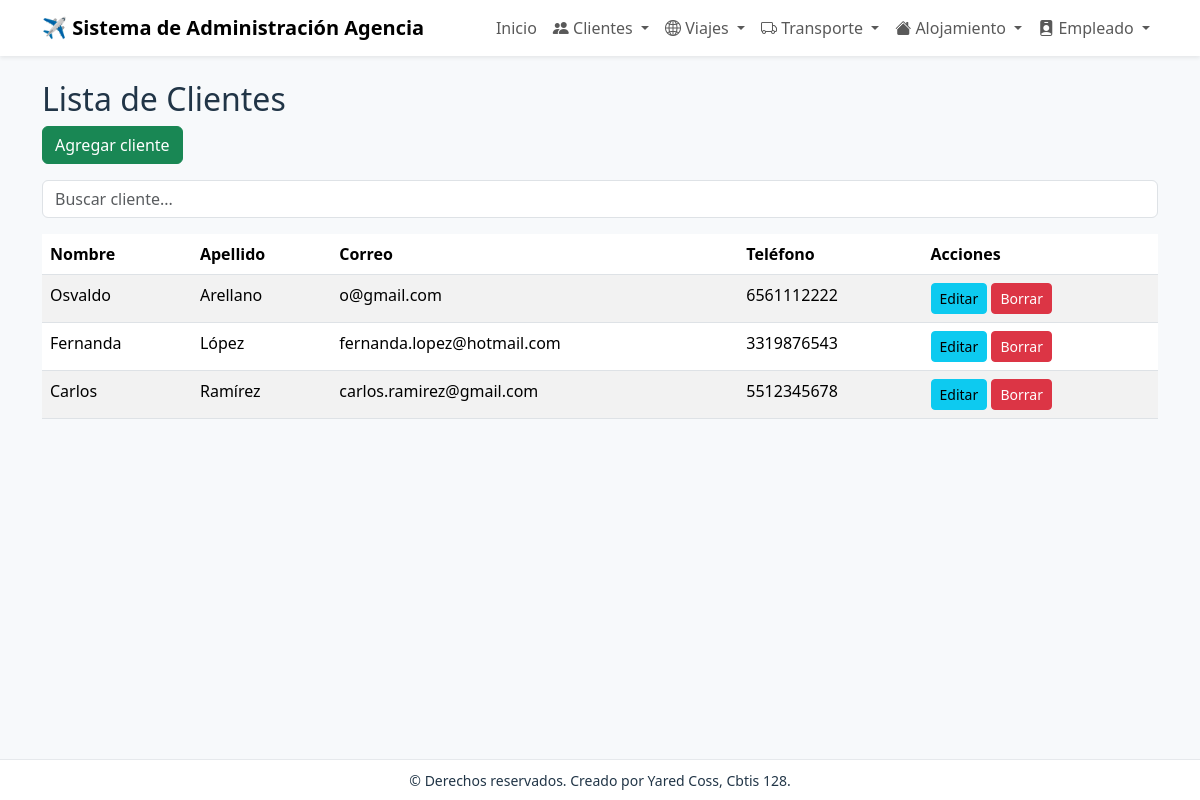
/clientes/, run on the app's committed database.
### app_clientes/models.py (models this page shows, shortened)
class Cliente(models.Model):
    nombre = models.CharField(max_length=255)
    apellido = models.CharField(max_length=255)
    correo = models.EmailField()
    telefono = models.CharField(max_length=50)
    direccion = models.TextField()
    fecha_nacimiento = models.DateField()

### app_clientes/views.py (the view)
# urls.py: path('clientes/', views.ver_clientes, name='ver_clientes'),
def ver_clientes(request):
    busqueda = request.GET.get('busqueda', '')
    clientes = Cliente.objects.filter(
        Q(nombre__icontains=busqueda) | Q(apellido__icontains=busqueda)
    ).order_by('apellido', 'nombre')
    return render(request, 'clientes/ver_clientes.html', {'clientes': clientes, 'busqueda': busqueda})

### app_clientes/templates/clientes/ver_clientes.html (shortened to what this page needs)
{% extends 'base.html' %}
{% block content %}
<h2>Lista de Clientes</h2>
<a href="{% url 'agregar_clientes' %}" class="btn btn-success mb-3">Agregar cliente</a>
<form method="GET" class="mb-3">
    <input type="text" name="buscar" class="form-control" placeholder="Buscar cliente...">
  </form>
<table class="table table-striped">
  <thead>
    <tr>
      <th>Nombre</th>
      <th>Apellido</th>
      <th>Correo</th>
      <th>Teléfono</th>
      <th>Acciones</th>
    </tr>
  </thead>
  <tbody>
    {% for c in clientes %}
    <tr>
      <td>{{ c.nombre }}</td>
      <td>{{ c.apellido }}</td>
      <td>{{ c.correo }}</td>
      <td>{{ c.telefono }}</td>
      <td>
        <a class="btn btn-sm btn-info" href="{% url 'actualizar_clientes' c.pk %}">Editar</a>
        <a class="btn btn-sm btn-danger" href="{% url 'borrar_clientes' c.pk %}">Borrar</a>
      </td>
    </tr>
    {% empty %}
    <tr><td colspan="5">No hay clientes registrados.</td></tr>
    {% endfor %}
  </tbody>
</table>
{% endblock %}

### app_clientes/templates/base.html (style rules this page uses)
body { background: #f7f9fb; color: #213547; }

### data on the page
Cliente: nombre "Osvaldo", apellido "Arellano", correo "o@gmail.com", telefono "6561112222"
Cliente: nombre "Fernanda", apellido "López", correo "fernanda.lopez@hotmail.com", telefono "3319876543"
Cliente: nombre "Carlos", apellido "Ramírez", correo "carlos.ramirez@gmail.com", telefono "5512345678"
